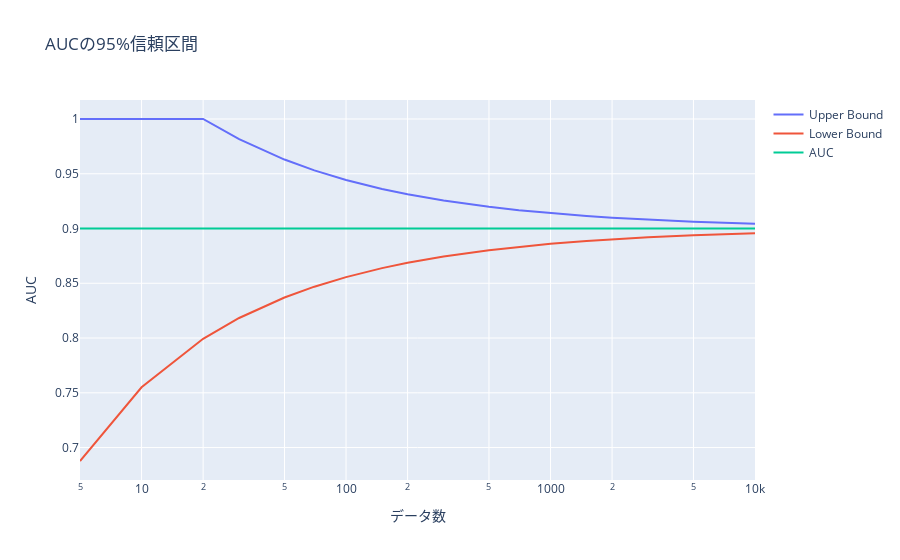

The code cell stored with this chart in its notebook:
### Code cell
df = make_df(0.9)
auc_95(df)

### Figure 1 — Plotly figure (JSON) as saved in the notebook; plotly's stock layout.template omitted (floating-point values rounded to 4 significant figures)
{"data": [{"mode": "lines", "name": "Upper Bound", "type": "scatter", "x": [5, 10, 20, 30, 50, 70, 100, 150, 200, 300, 500, 700, 1000, 1500, 2000, 3000, 5000, 10000], "y": [1, 1, 1, 0.9817, 0.963, 0.9531, 0.9444, 0.9362, 0.9313, 0.9255, 0.9198, 0.9167, 0.914, 0.9114, 0.9099, 0.9081, 0.9062, 0.9044]}, {"mode": "lines", "name": "Lower Bound", "type": "scatter", "x": [5, 10, 20, 30, 50, 70, 100, 150, 200, 300, 500, 700, 1000, 1500, 2000, 3000, 5000, 10000], "y": [0.6877, 0.755, 0.7993, 0.8183, 0.837, 0.8469, 0.8556, 0.8638, 0.8687, 0.8745, 0.8802, 0.8833, 0.886, 0.8886, 0.8901, 0.8919, 0.8938, 0.8956]}, {"mode": "lines", "name": "AUC", "type": "scatter", "x": [5, 10, 20, 30, 50, 70, 100, 150, 200, 300, 500, 700, 1000, 1500, 2000, 3000, 5000, 10000], "y": [0.9, 0.9, 0.9, 0.9, 0.9, 0.9, 0.9, 0.9, 0.9, 0.9, 0.9, 0.9, 0.9, 0.9, 0.9, 0.9, 0.9, 0.9]}], "layout": {"showlegend": true, "title": {"text": "AUCの95%信頼区間"}, "xaxis": {"title": {"text": "データ数"}, "type": "log"}, "yaxis": {"title": {"text": "AUC"}}}}
